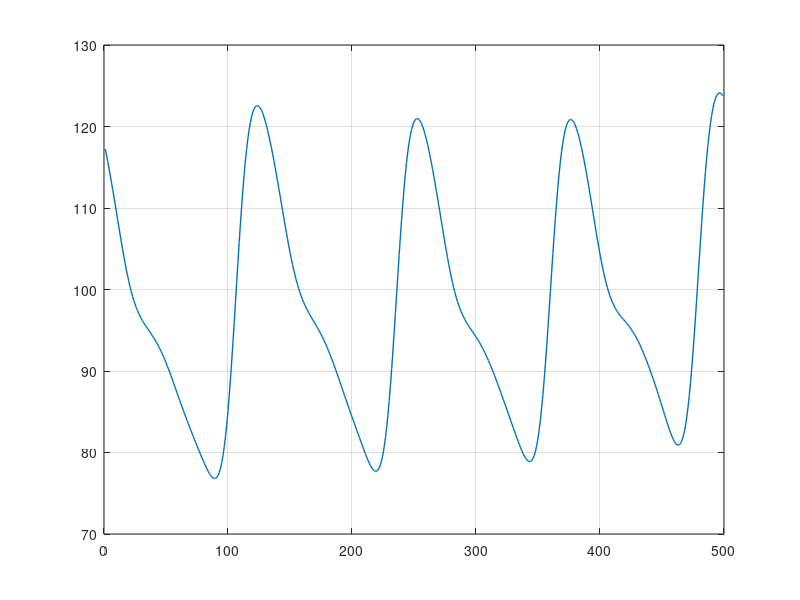

Recreate this plot in MATLAB.
clear;

%%%%%%%%%%%%%%%%%%%%%%%%%%%%%%%%%%
fp=fopen('bp_data.txt','r');
RecForm = '%f';
%%%%%%%%%%%%%%%%%%%%%%%%%%%%%%%%%%

##%%%%%%%%%%%%%%%%%%%%%%%%%%%%%%%%%%
##fp=fopen('ecg_data.txt','r');
##RecForm = '%d';
##%%%%%%%%%%%%%%%%%%%%%%%%%%%%%%%%%%

##%%%%%%%%%%%%%%%%%%%%%%%%%%%%%%%%%%
##fp=fopen('pat_ecg_data.txt','r');
##RecForm = '%f';
##%%%%%%%%%%%%%%%%%%%%%%%%%%%%%%%%%%

##%%%%%%%%%%%%%%%%%%%%%%%%%%%%%%%%%%
##fp=fopen('pat_ppg_data.txt','r');
##RecForm = '%f';
##%%%%%%%%%%%%%%%%%%%%%%%%%%%%%%%%%%

RecIncr = 1;
signal_input=fscanf(fp, RecForm);
fclose(fp);
x_val = (1 : RecIncr : size(signal_input, 1)*RecIncr)';

plot(x_val, signal_input, "Linewidth", 1);
grid on;
